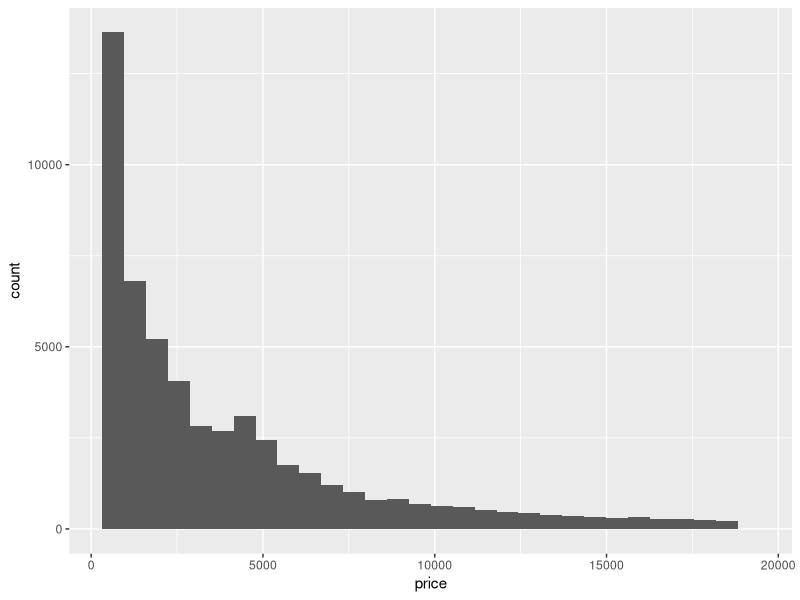
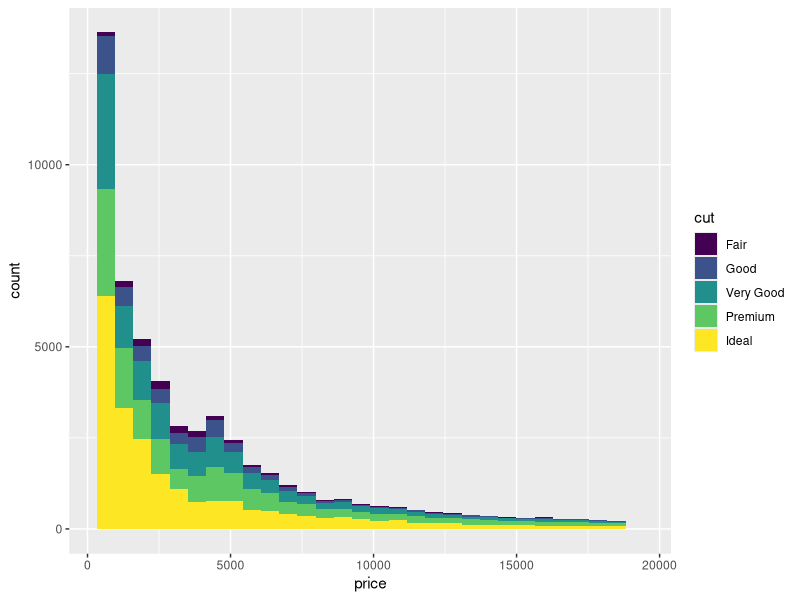
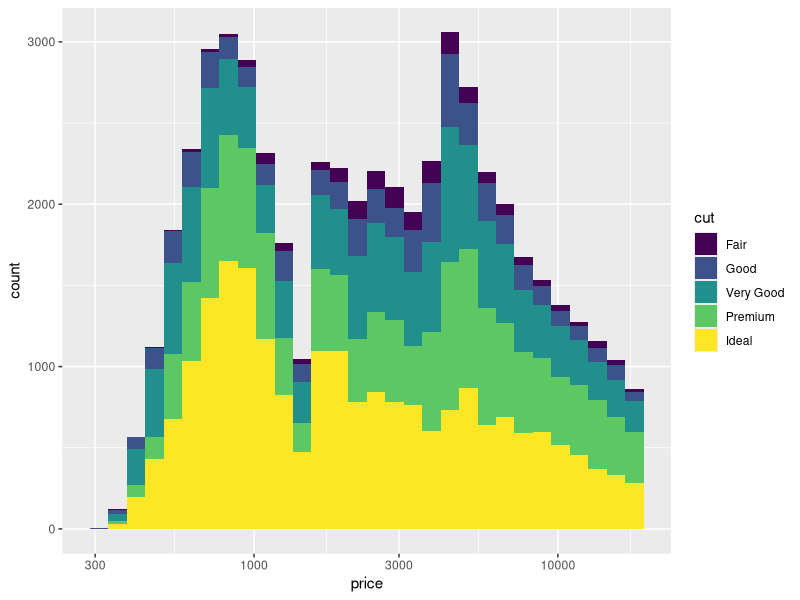
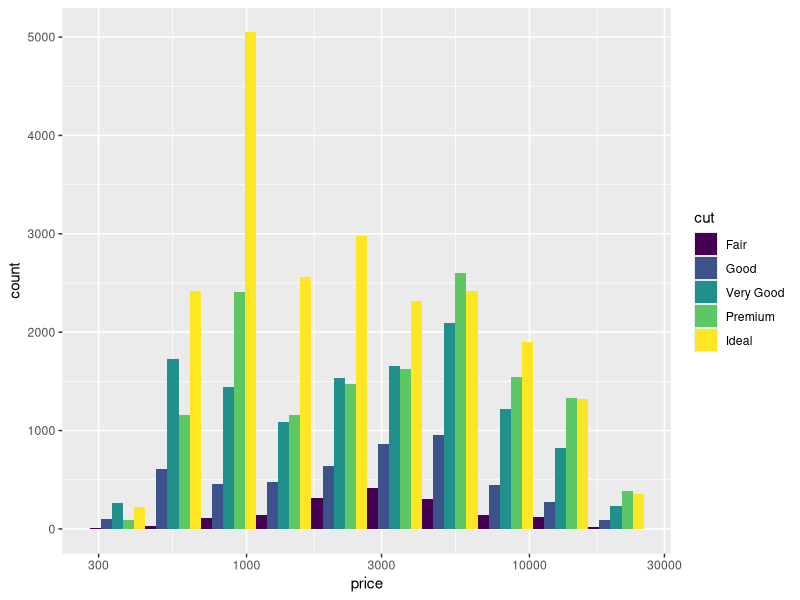
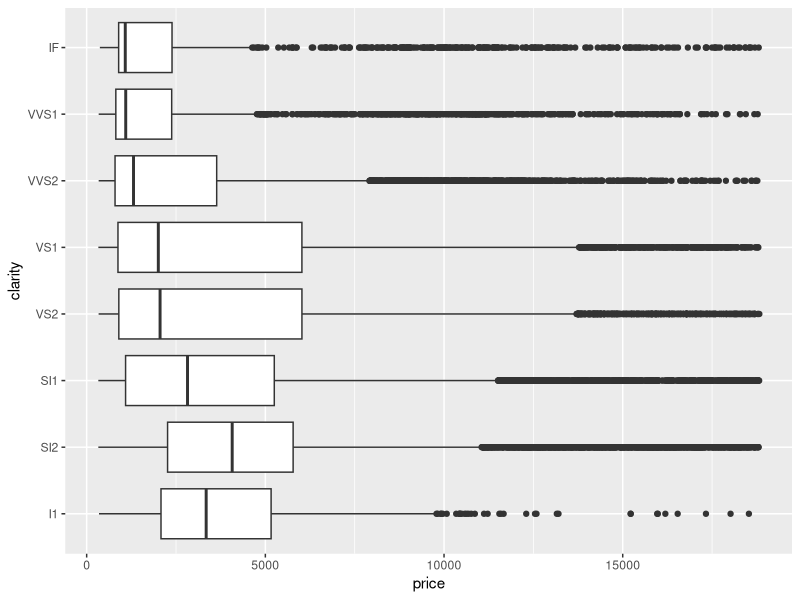
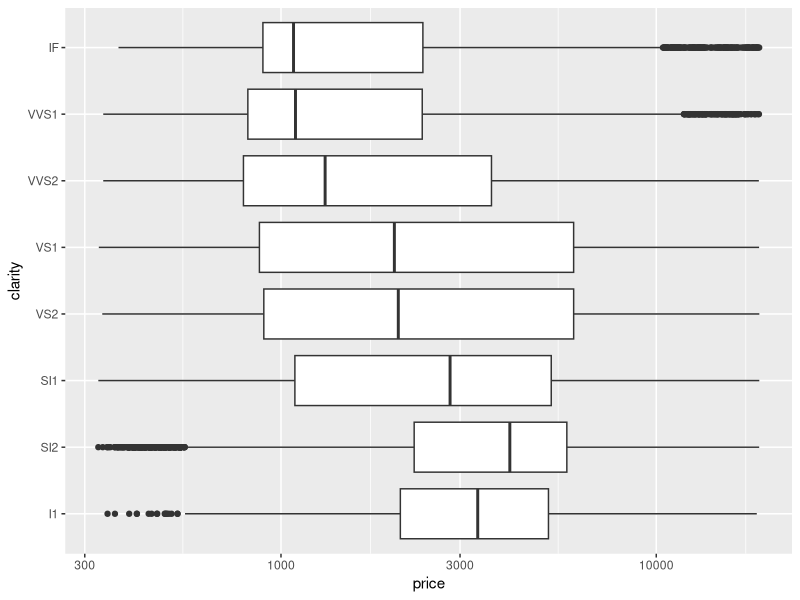
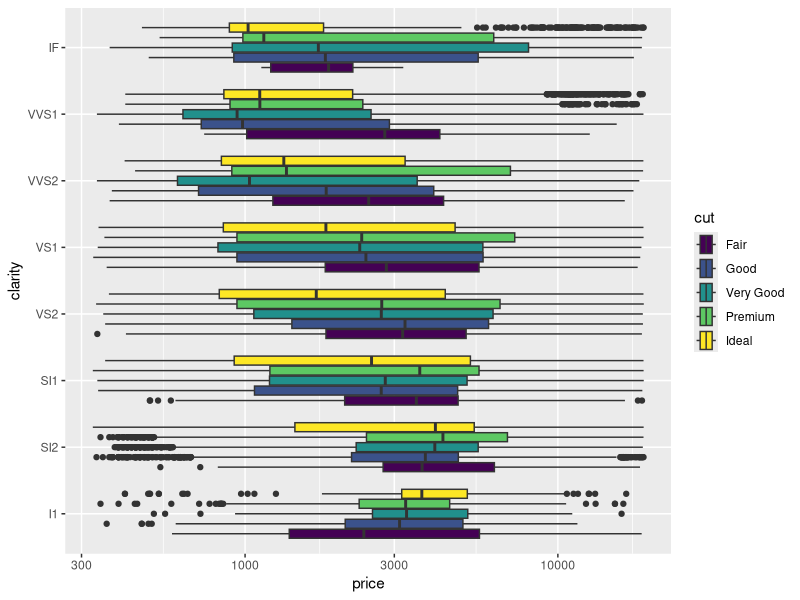
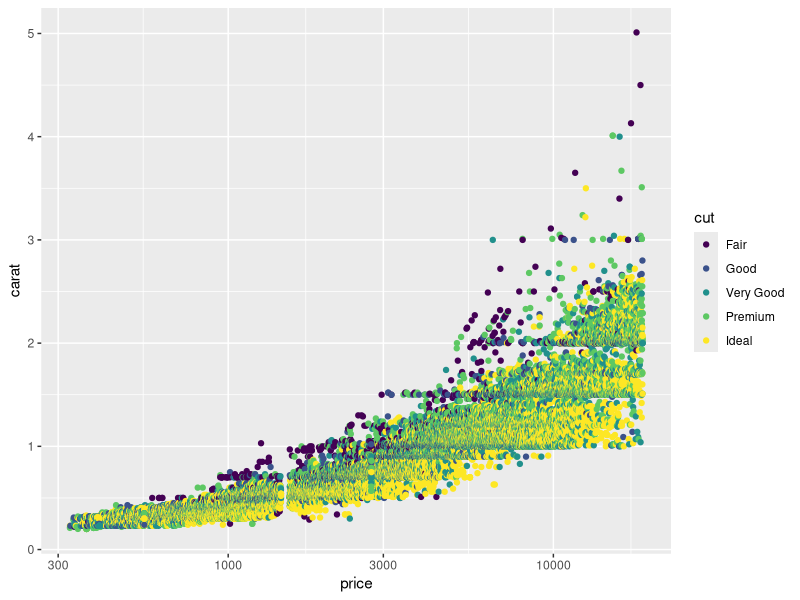

Here is the R script that generated these plots, in order:
## ---- chunk 1
library(tidyverse)
## ---- chunk 2
str(diamonds)
## ---- chunk 3
diamonds |> ggplot(aes(x=price)) + geom_histogram()
## ---- chunk 4
diamonds |> ggplot(aes(x=price, fill=cut)) + geom_histogram()
## ---- chunk 5
diamonds |> ggplot(aes(x=price, fill=cut)) + geom_histogram() +
  scale_x_log10()
## ---- chunk 6
diamonds |> ggplot(aes(x=price, fill=cut)) + scale_x_log10() + geom_histogram(bins = 10, position="dodge")
## ---- chunk 7
diamonds |> ggplot(aes(x = price, y = clarity)) + geom_boxplot()
## ---- chunk 8
diamonds |> ggplot(aes(x = price, y = clarity)) + geom_boxplot() + scale_x_log10()
## ---- chunk 9
diamonds |> ggplot(aes(x = price, y = clarity, fill= cut)) + geom_boxplot() + scale_x_log10()
## ---- chunk 10
diamonds |> ggplot(aes(x = price, y = carat, color= cut)) + geom_point() + scale_x_log10()
## ---- chunk 11
diamonds |> ggplot(aes(x = price, y = carat, color= cut)) +
  geom_point(alpha = 0.5, size = 0.2) + 
  scale_x_log10() 
## ---- chunk 12
diamonds |> ggplot(aes(x = price, y = carat)) + geom_bin2d() + scale_x_log10()
## ---- chunk 13
diamonds |> ggplot(aes(x = price, y = carat)) + geom_density_2d() + scale_x_log10()
## ---- chunk 14
diamonds |> ggplot(aes(x = price, y = clarity)) +  stat_summary(fun.data = "mean_se") + scale_x_log10()
## ---- chunk 15
diamonds |> ggplot(aes(x = price, y = clarity, color=cut)) +  stat_summary(fun.data = "mean_se") + scale_x_log10()
## ---- chunk 16
diamonds |> ggplot(aes(x = price, y = clarity, color=cut)) +  stat_summary(fun.data = "mean_se") + scale_x_log10() +
  xlim(2000,4000)
## ---- chunk 17
diamonds |> ggplot(aes(x = price, y = carat, color=cut)) +  geom_point(size=0.1) + scale_x_log10() +
  xlim(2000,4000) + ylim(0,1.7)
## ---- chunk 18
diamonds |> ggplot(aes(x=price, fill=cut)) + scale_x_log10() + geom_histogram(bins = 10, position="dodge") +
  scale_fill_viridis_d(begin = 0.0, end = 0.8)
## ---- chunk 19
diamonds |> ggplot(aes(x=price, fill=cut)) + scale_x_log10() + geom_histogram(bins = 10, position="dodge") +
  scale_fill_viridis_d(begin = 0.0, end = 0.8) +
  labs(x = "Price ($, log scale)",
       y = "Number of diamonds",
       fill = "Cut",
       title = "Diamond price varies with cut quality",
       subtitle = "I don't often use subtitles, but you can",
       caption = "For the source of the data or other note")
## ---- chunk 20
diamonds |> ggplot(aes(x=price, fill=cut)) + scale_x_log10() + geom_histogram(bins = 10, position="dodge") +
  annotate(geom="text", x = 1300, y = 4500, label = "Compare the peaks for\nIdeal and Good.",
           hjust = 0, vjust = 0.5, size = 5)
## ---- chunk 21
s <- diamonds |> group_by(cut, clarity) |>
  summarize(price = mean(price), carat = mean(carat))
s |> ggplot(aes(x= price, y = carat, color = cut)) + scale_x_log10() +
  geom_point() +
  geom_text(aes(label = clarity ))
## ---- chunk 22
s |> ggplot(aes(x= price, y = carat)) + scale_x_log10() +
  geom_point(aes(color=cut)) +
  geom_text(aes(label = clarity ))
## ---- chunk 23
library(ggrepel)
s |> ggplot(aes(x= price, y = carat)) + scale_x_log10() +
  geom_point(aes(color=cut)) +
  geom_text_repel(aes(label = clarity ), size = 3)
## ---- chunk 24
s |> ggplot(aes(x= price, y = carat, color = cut)) + scale_x_log10() +
  geom_point() +
  theme_bw()
## ---- chunk 25
s |> ggplot(aes(x= price, y = carat, color = cut)) + scale_x_log10() +
  geom_point() + theme_bw() +
  theme(text = element_text(size=20))
## ---- chunk 26
s |> ggplot(aes(x= price, y = carat, color = cut)) + scale_x_log10() +
  geom_point() + theme_bw() +
  theme(text = element_text(size=20),
        legend.position = c(0.15,0.75))
